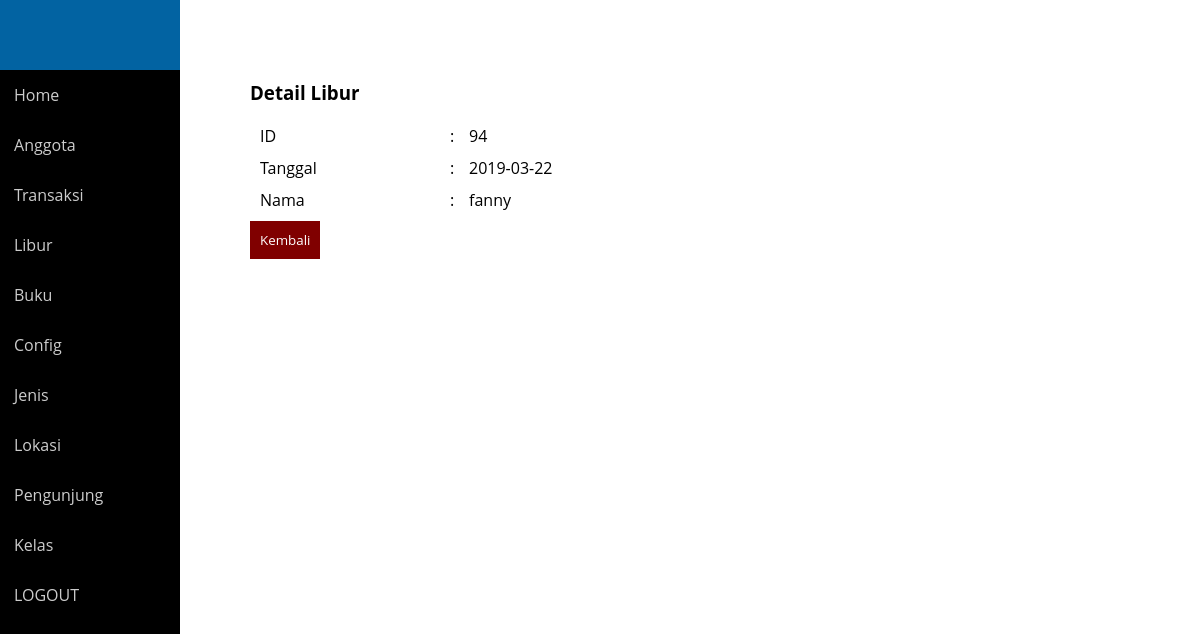
The app's page /perpus/detail_libur.php?id=94 (signed in) with its own data.
### tables this page shows
CREATE TABLE IF NOT EXISTS `libur` (
`id` int(5) NOT NULL,
  `tanggal` date NOT NULL,
  `nama` varchar(20) NOT NULL
);

### perpus/detail_libur.php (the view, shortened to what this page needs)
<!DOCTYPE html>
<html>
  <head>
    <link rel="stylesheet" type="text/css" href="style2.css">
  </head>
<body>
  <nav>
  </nav>
            <div class="sidebar">
                <ul class="nav side-menu">
     <li><a href="index.php">Home</a></li>
      <li><a href="anggota.php">Anggota</a></li>
      <li><a href="Transaksi.php">Transaksi</a></li>
      <li><a href="libur.php">Libur</a></li>
      <li><a href="buku.php">Buku</a></li>
      <li><a href="config.php">Config</a></li>
      <li><a href="jenis.php">Jenis</a></li>
      <li><a href="lokasi.php">Lokasi</a></li>
      <li><a href="pengunjung.php">Pengunjung</a></li>
      <li><a href="kelas.php">Kelas</a></li>
      <li><a href="logout.php">LOGOUT</a></li>
    </ul>
  </div>
             <div class="right_col" role="main">
    <div class="isimain">
      <?php
        $link = koneksi_db();
        $id = $_GET['id'];
        $sql = "SELECT * FROM libur WHERE id='$id'";
        $res = mysqli_query($link,$sql);
        while($data=mysqli_fetch_array($res)){
              ?>
           <h3>Detail Libur</h3>
     <div class="content">
        <table class="table-form" border="0" width="100%" cellpadding="10" cellspacing="10">
              <tr>
                <tr>
                <td width="20%">ID</td>
                <td width="1%">:</td>
                <td><?php echo $data['id']; ?></td>
            </tr>
            <tr>
                <td>Tanggal</td>
                <td width="1%">:</td>
                <td><?php echo $data['tanggal']; ?></td>
            </tr>
            <tr>
                <td>Nama</td>
                <td width="1%">:</td>
                <td><?php echo $data['nama']; ?></td>
            </tr>
          </table>
          <?php
        }
          ?>
      </div>
      <a href="libur.php"><input type="submit" value="Kembali"></a>
    </div>
  </body>
</html>

### perpus/style2.css (style rules this page uses)
body { font-family: 'Open Sans', sans-serif; }
* { margin: 0; padding: 0; font-family: 'Open Sans', sans-serif; }
nav { width: 15%; height: 70px; background: #0263a2; position: fixed; z-index: 999; }
a { text-decoration: none; }
.sidebar { width: 15%; background: #000; position: fixed; height: 500%; padding-top: 70px; overflow: hidden; float: left; }
.sidebar ul li { list-style: none; }
.sidebar ul li a { padding: 14px; width: 50%; color: #ccc; display: block; transition: 0.4s; }
.isimain { padding: 80px 10px 30px 250px; }
input[type=submit] { margin: 0px; outline: 0; background: maroon; color: #fff; border: 0; padding: 10px; cursor: pointer; }

### records on screen
libur: id "94", tanggal "2019-03-22", nama "fanny"
